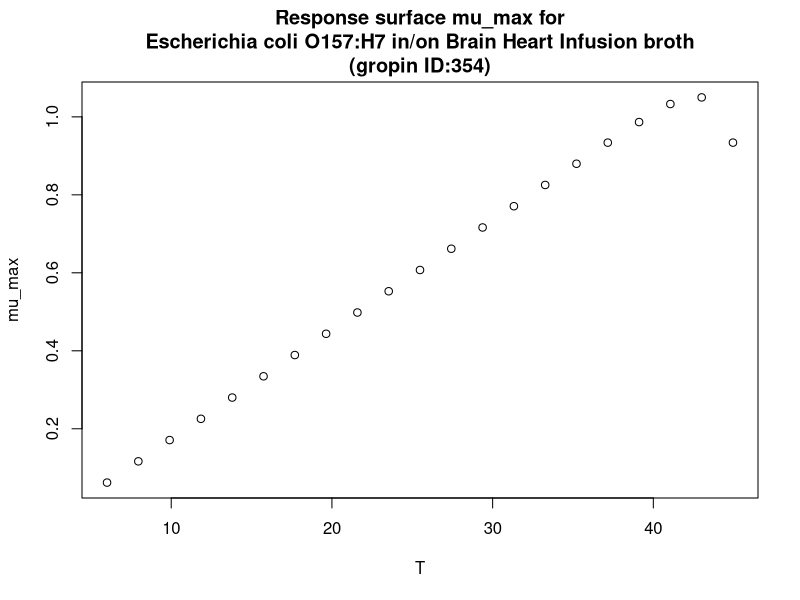

This figure's R source:
#############################
# start of Parameter script
#############################
T <- seq(6.006,44.955044955045,length.out=21)
#############################
# end of Parameter script
#############################
############################# 
# start of Model script Gropin ID 354 
#############################
 
# constant coefficients for this model
 
variables <- data.frame(T)
argumentsPar <- expand.grid(variables)
 
# heart of the model
response_surface <- function(T) {
   mumax <-0.0280*(T-3.7942)*(1-exp(0.7524*(T-47.1646)))

return(mumax=mumax)
} 

# output parameters
mumax <- cbind(argumentsPar,response_surface(argumentsPar['T']))
colnames(mumax) <- c(colnames(argumentsPar),'mumax')
#############################
# End of Model script
#############################
############################# 
# start of Visualisation script Gropin ID 354 
#############################
plot(T,mumax$mumax,
                          xlab='T',
                          ylab='mu_max',main='Response surface mu_max for
Escherichia coli O157:H7 in/on Brain Heart Infusion broth
(gropin ID:354)')
#############################
# End of Visualisation script
#############################
